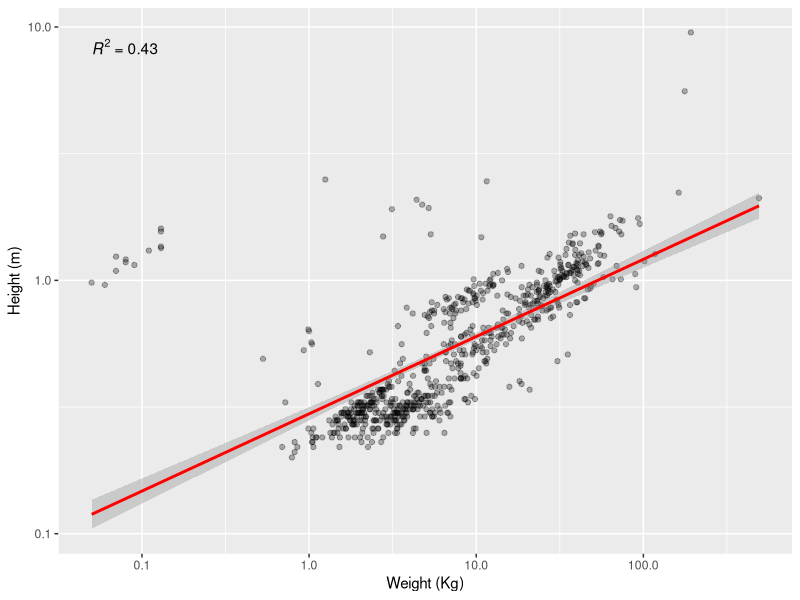
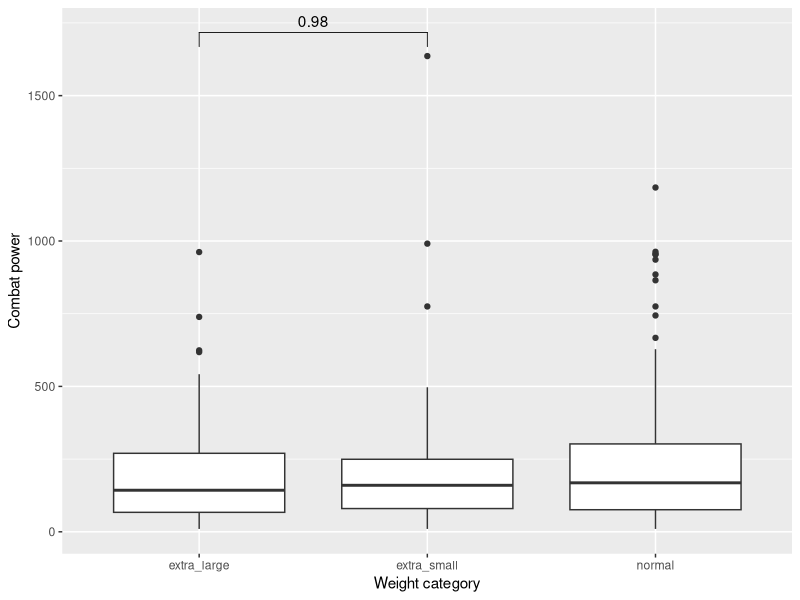
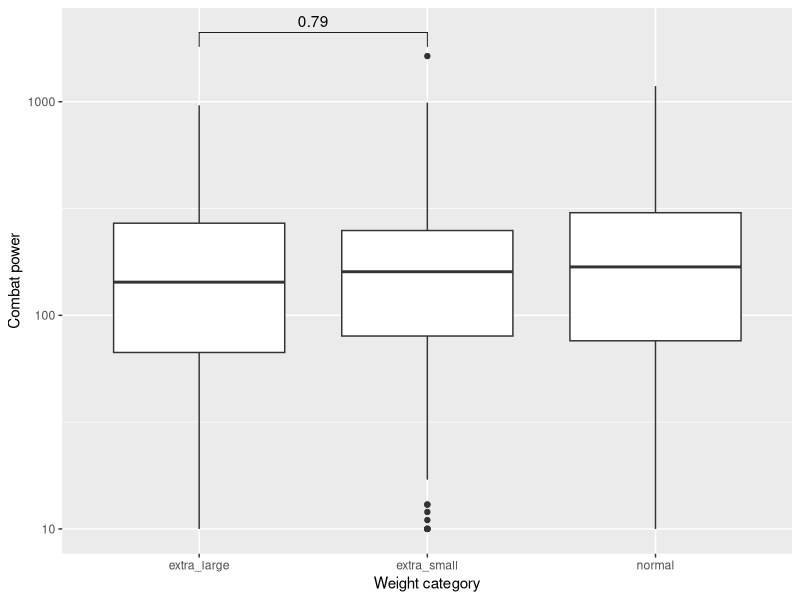

Write the R code that produced these figures, in order.
## ---- chunk 1
library(tidyverse)
library(ggpubr)
## ---- chunk 2
pokemon <- read_csv("pokemon_go_captures.csv")
pokemon
## ---- chunk 3
pokemon %>%
  group_by(height_bin) %>%
  summarise(mean.combat = mean(combat_power)) %>%
  arrange(mean.combat) %>%
  .[1,]
## ---- chunk 4
pokemon %>%
  group_by(species) %>%
  mutate(awesomeness = combat_power*hit_points) %>%
  arrange(desc(awesomeness)) 

pokemon %>%
  mutate(awesomeness = combat_power*hit_points) %>%
  arrange(desc(awesomeness)) %>%
  select(species, awesomeness, everything())
## ---- chunk 5
ggplot(data = pokemon, aes(x = weight_kg, y = height_m)) +
  geom_point(alpha = 0.3) +
  labs(x = "Weight (Kg)", y = "Height (m)") +
  scale_x_continuous(trans = "log10") +
  scale_y_continuous(trans = "log10") +
  geom_smooth(method = "lm", col = "red") +
  stat_cor(aes(label = ..rr.label..))
## ---- chunk 6
ggplot(data = pokemon, aes(x = weight_bin, y = combat_power)) +
  geom_boxplot() +
  labs(x = "Weight category", y = "Combat power") +
  stat_compare_means(comparisons = list(c("extra_large", "extra_small")), method = "t.test")

ggplot(data = pokemon, aes(x = weight_bin, y = combat_power)) +
  geom_boxplot() +
  scale_y_continuous(trans = "log10") +
  labs(x = "Weight category", y = "Combat power") +
  stat_compare_means(comparisons = list(c("extra_large", "extra_small")), method = "t.test")
## ---- chunk 7
# Method 1
pokemon %>%
  group_by(fast_attack) %>%
  tally() %>%
  filter(n == 1)

unq.fast <- pokemon %>%
  group_by(fast_attack) %>%
  tally() %>%
  filter(n == 1) %>%
  pull(fast_attack)
unq.fast

# Method 2
pokemon %>%
  filter(fast_attack %in% unq.fast)

unq.fast.df <- pokemon %>%
  group_by(fast_attack) %>%
  tally() %>%
  filter(n == 1)
unq.fast.df

left_join(unq.fast.df, pokemon, by = "fast_attack")

# Method 3
pokemon %>%
  group_by(fast_attack) %>%
  tally() %>%
  filter(n == 1) %>%
  left_join(., pokemon, by = "fast_attack")
